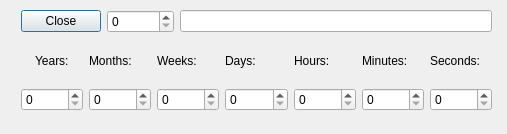
<?xml version="1.0" encoding="UTF-8"?>
<ui version="4.0">
 <class>Popup1</class>
 <widget class="QDialog" name="Popup1">
  <property name="geometry">
   <rect>
    <x>0</x>
    <y>0</y>
    <width>507</width>
    <height>134</height>
   </rect>
  </property>
  <property name="windowTitle">
   <string>Dialog</string>
  </property>
  <widget class="QWidget" name="">
   <property name="geometry">
    <rect>
     <x>21</x>
     <y>10</y>
     <width>471</width>
     <height>101</height>
    </rect>
   </property>
   <layout class="QVBoxLayout" name="verticalLayout_8">
    <item>
     <layout class="QHBoxLayout" name="horizontalLayout_2">
      <item>
       <widget class="QPushButton" name="pushButton">
        <property name="text">
         <string>Close</string>
        </property>
       </widget>
      </item>
      <item>
       <widget class="QSpinBox" name="spinBox">
        <property name="maximum">
         <number>2111111100</number>
        </property>
        <property name="singleStep">
         <number>1</number>
        </property>
       </widget>
      </item>
      <item>
       <widget class="QLineEdit" name="lineEdit"/>
      </item>
     </layout>
    </item>
    <item>
     <layout class="QHBoxLayout" name="horizontalLayout">
      <item>
       <layout class="QVBoxLayout" name="verticalLayout">
        <item alignment="Qt::AlignHCenter">
         <widget class="QLabel" name="label">
          <property name="text">
           <string>Years:</string>
          </property>
         </widget>
        </item>
        <item>
         <widget class="QSpinBox" name="spinBox_years">
          <property name="maximum">
           <number>64</number>
          </property>
          <property name="singleStep">
           <number>1</number>
          </property>
         </widget>
        </item>
       </layout>
      </item>
      <item>
       <layout class="QVBoxLayout" name="verticalLayout_2">
        <item>
         <widget class="QLabel" name="label_2">
          <property name="text">
           <string>Months:</string>
          </property>
         </widget>
        </item>
        <item>
         <widget class="QSpinBox" name="spinBox_months">
          <property name="maximum">
           <number>12</number>
          </property>
         </widget>
        </item>
       </layout>
      </item>
      <item>
       <layout class="QVBoxLayout" name="verticalLayout_3">
        <item>
         <widget class="QLabel" name="label_3">
          <property name="text">
           <string>Weeks:</string>
          </property>
         </widget>
        </item>
        <item>
         <widget class="QSpinBox" name="spinBox_weeks">
          <property name="maximum">
           <number>4</number>
          </property>
         </widget>
        </item>
       </layout>
      </item>
      <item>
       <layout class="QVBoxLayout" name="verticalLayout_4">
        <item>
         <widget class="QLabel" name="label_4">
          <property name="text">
           <string>Days:</string>
          </property>
         </widget>
        </item>
        <item>
         <widget class="QSpinBox" name="spinBox_days">
          <property name="maximum">
           <number>6</number>
          </property>
         </widget>
        </item>
       </layout>
      </item>
      <item>
       <layout class="QVBoxLayout" name="verticalLayout_5">
        <item>
         <widget class="QLabel" name="label_5">
          <property name="text">
           <string>Hours:</string>
          </property>
         </widget>
        </item>
        <item>
         <widget class="QSpinBox" name="spinBox_hours">
          <property name="maximum">
           <number>23</number>
          </property>
         </widget>
        </item>
       </layout>
      </item>
      <item>
       <layout class="QVBoxLayout" name="verticalLayout_6">
        <item>
         <widget class="QLabel" name="label_6">
          <property name="text">
           <string>Minutes:</string>
          </property>
         </widget>
        </item>
        <item>
         <widget class="QSpinBox" name="spinBox_minutes">
          <property name="maximum">
           <number>59</number>
          </property>
         </widget>
        </item>
       </layout>
      </item>
      <item>
       <layout class="QVBoxLayout" name="verticalLayout_7">
        <item>
         <widget class="QLabel" name="label_7">
          <property name="text">
           <string>Seconds:</string>
          </property>
         </widget>
        </item>
        <item>
         <widget class="QSpinBox" name="spinBox_seconds">
          <property name="maximum">
           <number>59</number>
          </property>
         </widget>
        </item>
       </layout>
      </item>
     </layout>
    </item>
   </layout>
  </widget>
 </widget>
 <resources/>
 <connections/>
</ui>
